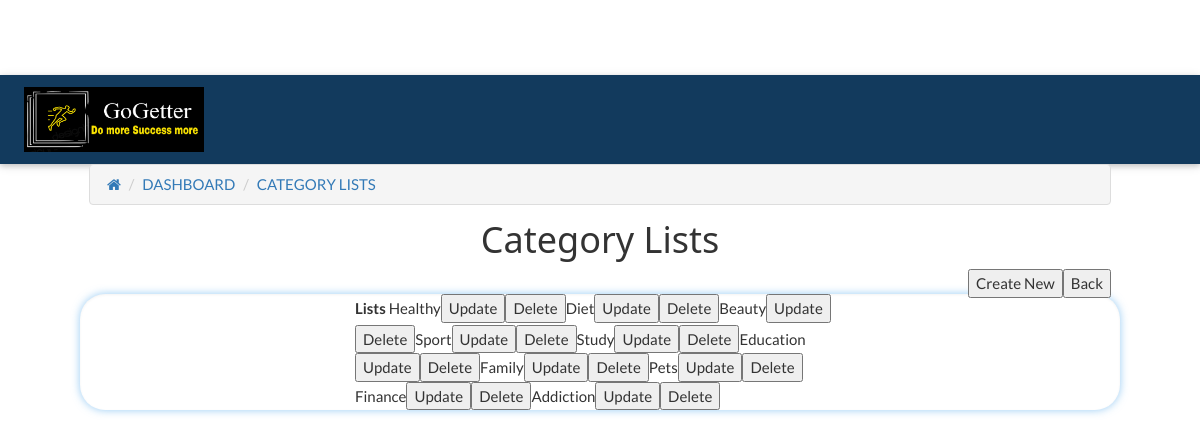
The page /admin_categories_list.php (signed in) on the database its author committed.
### tables this page shows
CREATE TABLE `categories` (
  `category_id` int(11) NOT NULL,
  `category` varchar(40) NOT NULL,
  `date_created` timestamp NOT NULL DEFAULT CURRENT_TIMESTAMP ON UPDATE CURRENT_TIMESTAMP
);

### admin_categories_controller.php (called while the page is built, shortened)
<?php
function listAllCategory($conn, $sessionid){
    $query1= "SELECT * FROM categories";
    $search=$conn->prepare($query1);
    $search->bindParam(':sid', $sessionid, PDO::PARAM_STR);
    $search->execute();
    $search1 = $search->fetchAll(PDO::FETCH_ASSOC);
    return $search1;
}
?>

### admin_categories_list.php (the view, shortened to what this page needs)
<?php
 require_once("sessionchecker.php");
?>
<html>
<head><title>Category Lists - GoGetter</title></head>
<body>
  <div style="padding-right: 89px; padding-left: 89px; padding-bottom: 5px;">
        <ul class="breadcrumb" style="margin: 0px !important">
            <li><a data-ajax="false" href="index.php"><i class="fa fa-home"></i></a></li>
            <li><a data-ajax="false" href="admin_dashboard.php">DASHBOARD</a></li>
            <li><a data-ajax="false" href="admin_categories_list.php">CATEGORY LISTS</a></li>
        </ul>
    </div>
  <div style="padding-right: 89px; padding-left: 89px; padding-bottom: 5px;"><h1 align="center">Category Lists</h1>
    <input type="button" value="Back" onclick="window.location.href = 'admin_dashboard.php'" style="float: right;">
    <input type="button" value="Create New" id="createNew" style="float: right;">
  </div>
   <div id="hello1">
  <div data-role="main" class="ui-content">
    <form method="post" action="admin_categories_form.php"  class="search-container" data-ajax="false">
    <div id="box">
      <label for="usr">Lists</label>
        <?php require_once("admin_categories_controller.php");
        $s_id = $_SESSION["admin_identity"];
        $category_results = listAllCategory($conn, $s_id);
        foreach($category_results as $category_result){
            $category_name = $category_result['category'];
            echo $category_name. '<button class="update" type="button" name="update" id="'.$category_result['category_id'].'">Update</button>';
            echo '<button class="delete" type="button" name="delete" id="'.$category_result['category_id'].'">Delete</button>';
        }
        ?>
    </div>
      </form>
  </div>
</div>
</body>
</html>

### css/w3_2.css (style rules this page uses)
html { box-sizing:border-box }
*,*:before,*:after { box-sizing:inherit }
html { -ms-text-size-adjust:100%;-webkit-text-size-adjust:100% }
body { margin:0 }
a { background-color:transparent;-webkit-text-decoration-skip:objects }
button,input,select,textarea { font:inherit;margin:0 }
button,input { overflow:visible }
button,select { text-transform:none }
button,html [type=button],[type=reset],[type=submit] { -webkit-appearance:button }
html,body { font-family:Verdana,sans-serif;font-size:15px;line-height:1.5 }
html { overflow-x:hidden }
h1 { font-size:36px }
h1,h2,h3,h4,h5,h6 { font-family:"Segoe UI",Arial,sans-serif;font-weight:400;margin:10px 0 }
.w3-btn,.w3-button { border:none;display:inline-block;padding:8px 16px;vertical-align:middle;overflow:hidden;text-decoration:none;color:inherit;background-color:inherit;text-align:center;cursor:pointer;white-space:nowrap }
.w3-btn,.w3-button { -webkit-touch-callout:none;-webkit-user-select:none;-khtml-user-select:none;-moz-user-select:none;-ms-user-select:none;user-select:none }
.w3-bar { width:100%;overflow:hidden }
.w3-bar .w3-bar-item { padding:8px 16px;float:left;width:auto;border:none;display:block;outline:0 }
.w3-bar .w3-button { white-space:normal }
.w3-container:after,.w3-container:before,.w3-panel:after,.w3-panel:before,.w3-row:after,.w3-row:before,.w3-row-padding:after,.w3-row-padding:before, .w3-cell-row:before,.w3-cell-row:after,.w3-clear:after,.w3-clear:before,.w3-bar:before,.w3-bar:after { content:"";display:table;clear:both }
.w3-card,.w3-card-2 { box-shadow:0 2px 5px 0 rgba(0,0,0,0.16),0 2px 10px 0 rgba(0,0,0,0.12) }
.w3-padding-large { padding:12px 24px!important }
.w3-blue,.w3-hover-blue:hover { color:#fff!important;background-color:#123a5d!important }
.breadcrumb { margin: 89px 0 0px 0 !important; padding: 8px 17px !important; border: 1px solid #ddd !important; }

### rows shown on the page
categories: category "Healthy"
categories: category "Diet"
categories: category "Beauty"
categories: category "Sport"
categories: category "Study"
categories: category "Education"
categories: category "Family"
categories: category "Pets"
categories: category "Finance"
categories: category "Addiction"
